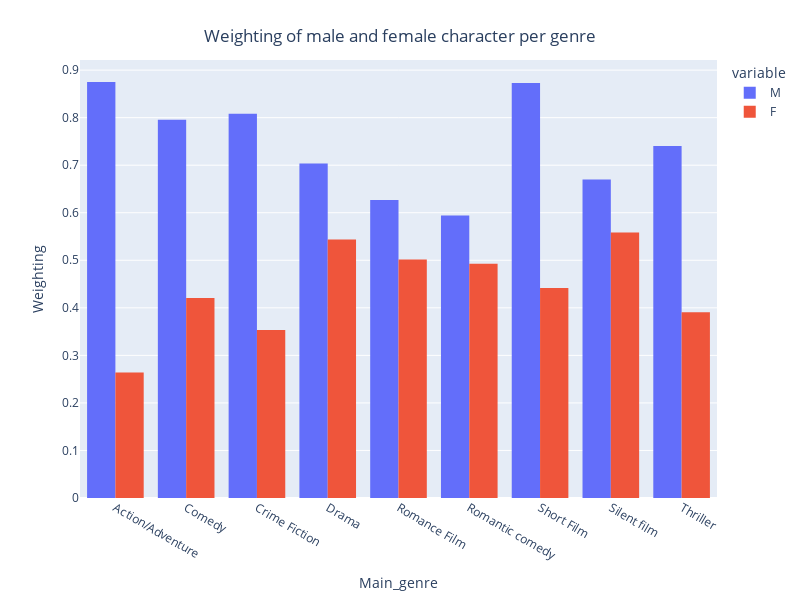

Notebook code for this chart:
### Code cell
plot8 = px.histogram(df2_main_genre, x='Main_genre', y=["M", "F"], barmode='group', labels={'x':'Main genre', 'value':'Weighting'}, width=800, height=600)
title8 = {'text': "Weighting of male and female character per genre", 'y':0.95, 'x':0.5, 'xanchor': 'center', 'yanchor': 'top'}
plot8.for_each_yaxis(lambda a: a.update(title_text=a.title.text.replace("sum of", "")))
plot8.update_layout(title=title8)

### Figure 1 — Plotly figure (JSON) as saved in the notebook; plotly's stock layout.template omitted (floating-point values rounded to 4 significant figures)
{"data": [{"alignmentgroup": "True", "bingroup": "x", "histfunc": "sum", "hovertemplate": "variable=M<br>Main_genre=%{x}<br>sum of Weighting=%{y}<extra></extra>", "legendgroup": "M", "marker": {"color": "#636efa", "pattern": {"shape": ""}}, "name": "M", "offsetgroup": "M", "orientation": "v", "showlegend": true, "type": "histogram", "x": ["Action/Adventure", "Comedy", "Crime Fiction", "Drama", "Romance Film", "Romantic comedy", "Short Film", "Silent film", "Thriller"], "xaxis": "x", "y": [0.8752, 0.7957, 0.8084, 0.7036, 0.6266, 0.5943, 0.8726, 0.6698, 0.7405], "yaxis": "y"}, {"alignmentgroup": "True", "bingroup": "x", "histfunc": "sum", "hovertemplate": "variable=F<br>Main_genre=%{x}<br>sum of Weighting=%{y}<extra></extra>", "legendgroup": "F", "marker": {"color": "#EF553B", "pattern": {"shape": ""}}, "name": "F", "offsetgroup": "F", "orientation": "v", "showlegend": true, "type": "histogram", "x": ["Action/Adventure", "Comedy", "Crime Fiction", "Drama", "Romance Film", "Romantic comedy", "Short Film", "Silent film", "Thriller"], "xaxis": "x", "y": [0.2638, 0.4208, 0.3536, 0.5436, 0.5014, 0.4927, 0.4418, 0.5586, 0.3905], "yaxis": "y"}], "layout": {"barmode": "group", "height": 600, "legend": {"title": {"text": "variable"}, "tracegroupgap": 0}, "margin": {"t": 60}, "title": {"text": "Weighting of male and female character per genre", "x": 0.5, "xanchor": "center", "y": 0.95, "yanchor": "top"}, "width": 800, "xaxis": {"anchor": "y", "domain": [0, 1], "title": {"text": "Main_genre"}}, "yaxis": {"anchor": "x", "domain": [0, 1], "title": {"text": " Weighting"}}}}
